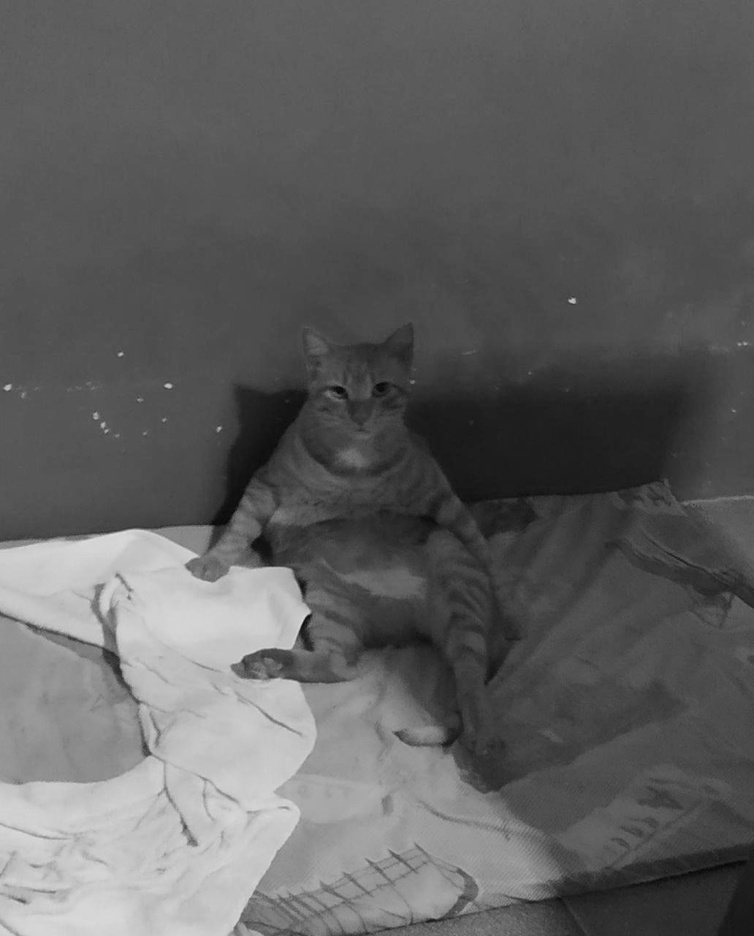
#> input picture imagem.jpg, 754 x 936 px, shrunk from 1032 x 1280 before the run
$ python leitor-niveis-de-cinza.py
#> lines starting #> are read from the running program, lines starting #| are printed output that depends on the picture
from PIL import Image
import matplotlib.pyplot as plt

def agruparPixels(pixelsDesagrupados):
    agrupados = {}

    for i in range(0, 256, 1):
        agrupados[f'{i}'] = 0

    for pixel in pixelsDesagrupados:
        agrupados[f'{pixel}'] += 1

    return agrupados

def normalizarPixels(pixels : dict, totalSize):
    for i in range(0, 256, 1):
        pixels[f'{i}'] /= totalSize

    return pixels

def lerPixels():
    print('Iniciando leitura')

    lista = []
    for y in range(altura):
        for x in range(largura):
            pixel = imagem.getpixel((x, y))
            valor_r = pixel[0]
            valor_g = pixel[1]
            valor_b = pixel[2]

            pixel = (valor_r + valor_g + valor_b) // 3

            lista.append(pixel)

        if y == altura / 4:
            print('25%')
        elif y == altura / 2:
            print('50%')
        elif y == (altura * 3) / 4:
            print('75%')

    print('Concluído')

    return lista


# Transforma a imagem em um array de niveis de cinza
imagem = Image.open('imagem.jpg')
#> imagem is the input picture: PIL image 754x936 RGB; min 2, max 222, mean 96.1
largura, altura = imagem.size
#> largura = 754; altura = 936
pixels = lerPixels()
#> after the loop in lerPixels, `for y in range(altura):`: lista = 705744 items
#> pixels = 705744 items

# Gera um dicinário com a quantidade de pixels por valore de cinza da imagem (histograma)
pixelsAgrupados = agruparPixels(pixels)
#> the loop in agruparPixels, `for pixel in pixelsDesagrupados:` made 705744 passes
#> pixel on passes 1 to 3: 94, 94, 94
#> after the loop in agruparPixels, `for pixel in pixelsDesagrupados:`: agrupados = 256 items
#> pixelsAgrupados = 256 items

# Normaliza o histograma
totalPixels = largura * altura
#> totalPixels = 705744
pixelsNormalizados = normalizarPixels(pixelsAgrupados, totalPixels)
#> after the loop in normalizarPixels, `for i in range(0, 256, 1):`: pixels = 256 items
#> pixelsNormalizados = 256 items

# Gera o gráfico do histograma
eixoX = list(pixelsNormalizados.keys())
#> eixoX = 256 items, first 6: '0', '1', '2', '3', '4', '5'
eixoY = list(pixelsNormalizados.values())
#> eixoY = 256 values, max 0.0418 at index 86, min 0 at index 0, mean 0.00391

plt.bar(eixoX, eixoY, color='black')
plt.xlabel('Niveis de cinza')
plt.ylabel('Pixels')
plt.title('Histograma da imagem')
plt.show()
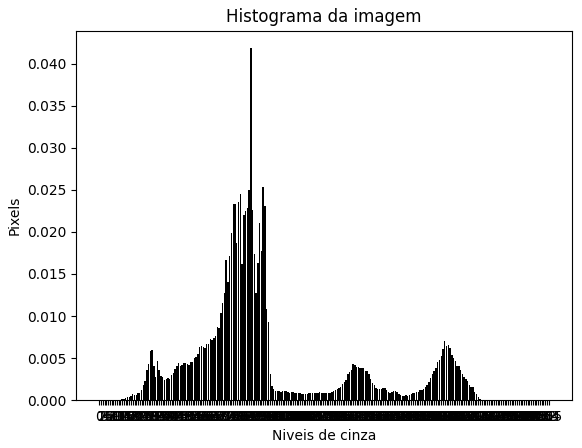
#> figure drawn by matplotlib, 1 panel; tallest bar 0.0418 high, from x = 85.6 to 86.4
